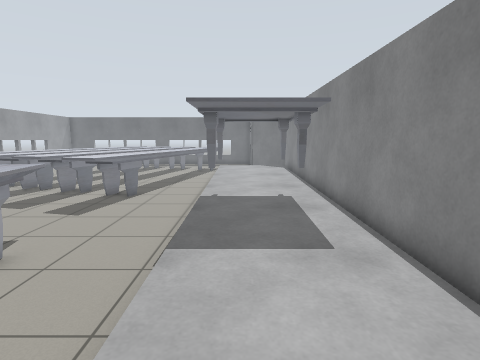
view 1 (above)

21 first-person views from a walk through a robot-simulator world made for Gazebo. The camera is 1.2 m above the floor, tilts 8° down and sees 80° across. The floor is counted in squares, 0.5 m on a side. Each view is taken from the middle of a square. On the plan, view 1 faces up. The plan holds only what a view shows up to about 18 squares ahead; the rest is blank. Simple patterns stand in for the simulator's built-in surfaces.

view 2
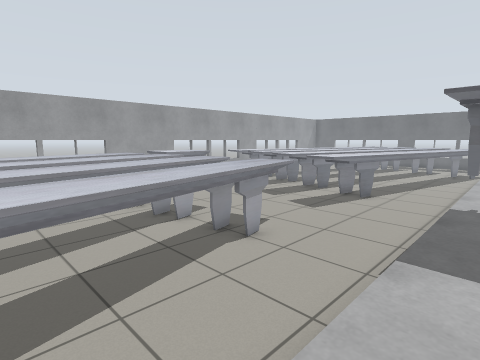

view 3
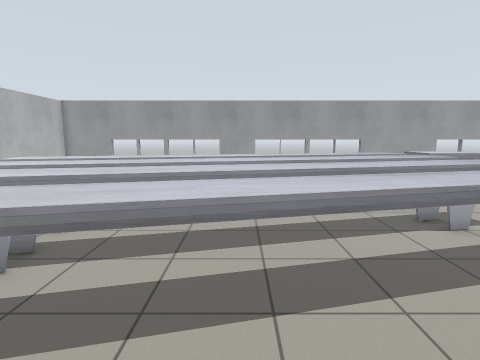

view 4
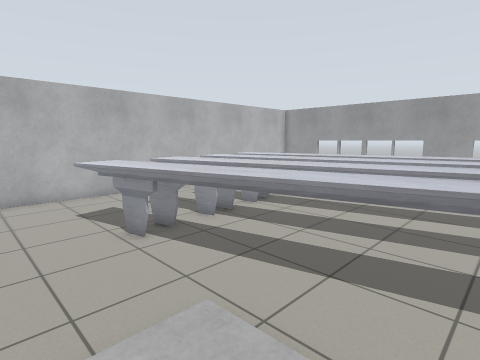

view 5
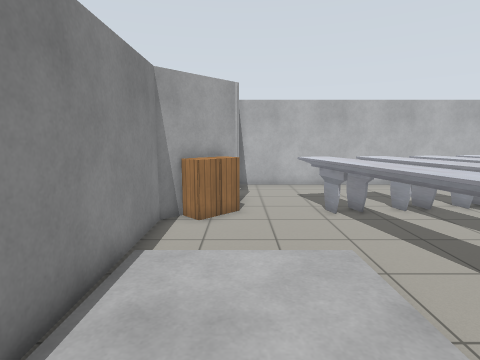

view 6
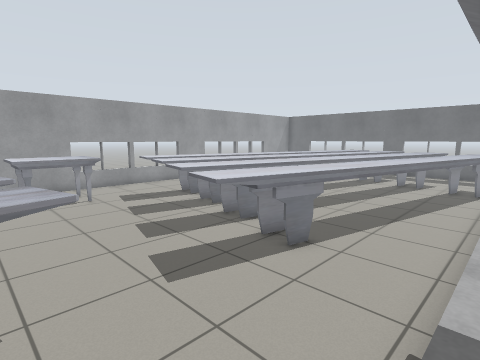

view 7
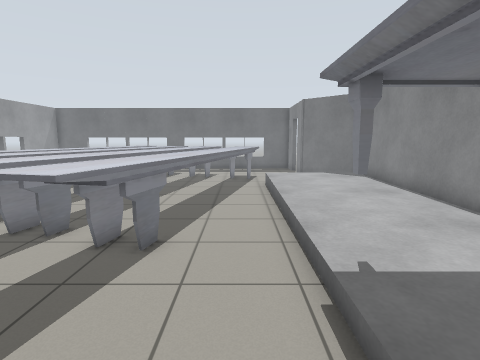

view 8
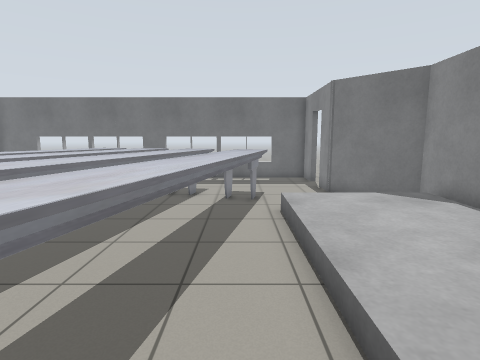

view 9
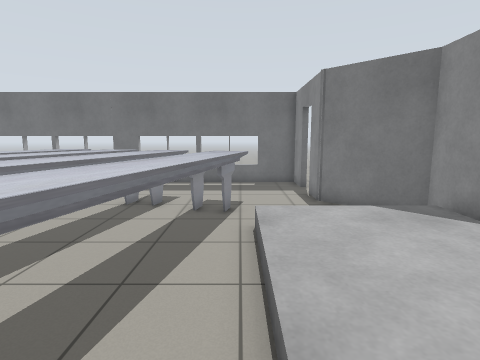

view 10
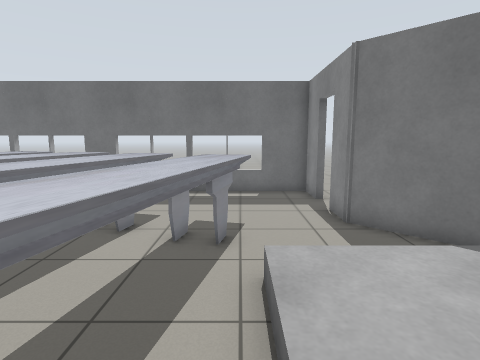

view 11
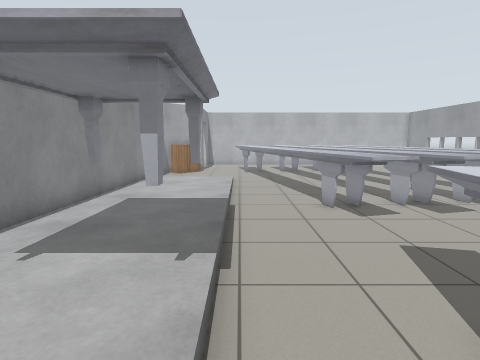

view 12
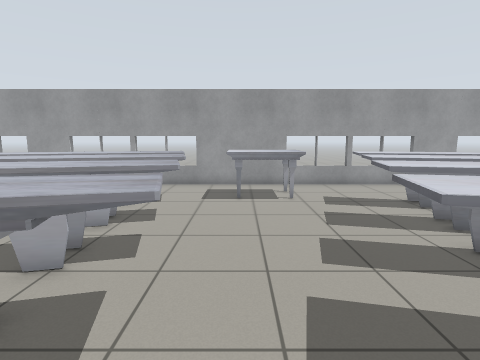

view 13
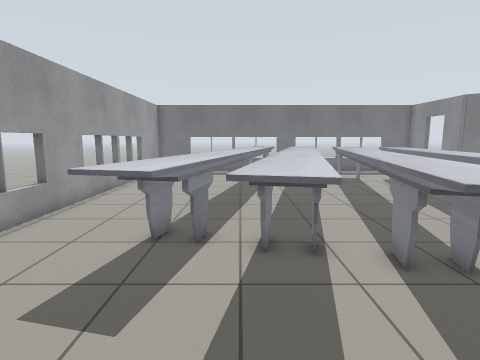

view 14
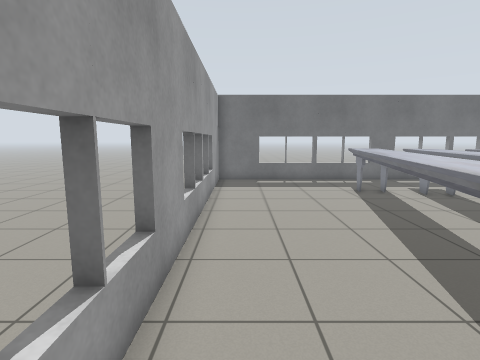

view 15
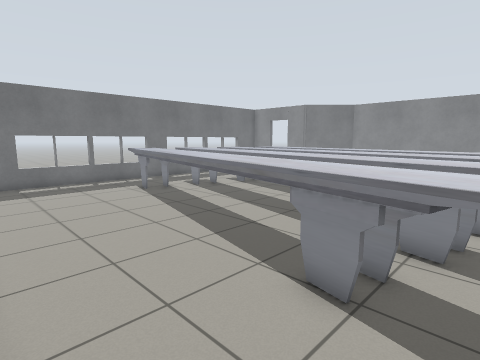

view 16
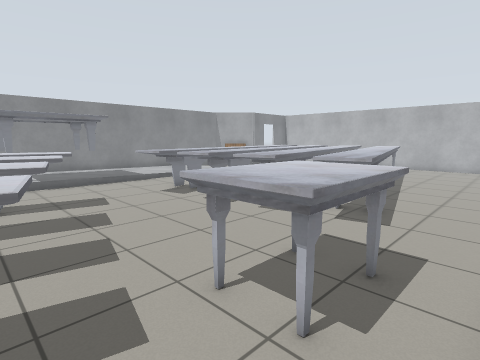

view 17
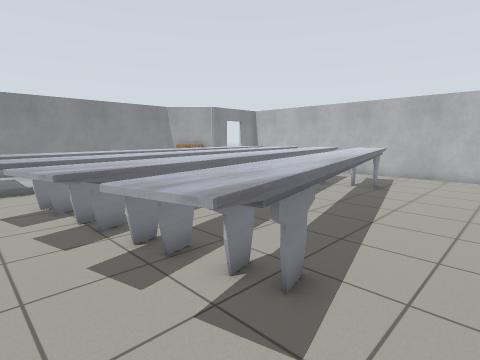

view 18
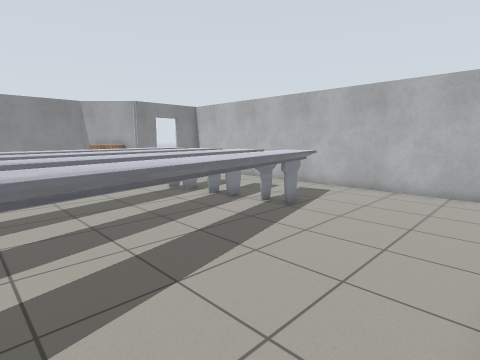

view 19
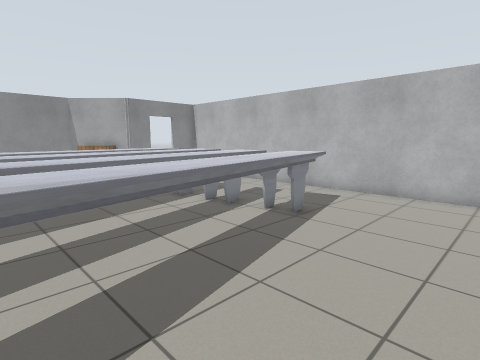

view 20
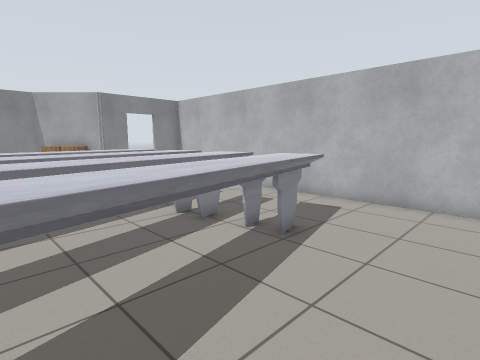

view 21
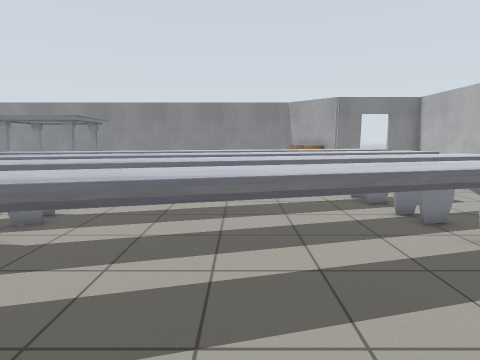

### Floor plan
Key: @ floor where view 1 was taken; # wall or solid block; . main floor; : floor 0.25 m higher than the main floor; D open door; = window, fence, low wall or low ledge; T table; M marble table; C cabinet.
Columns run from 20 left of view 1 to 4 right of it. Each row starts with its distance up from view 1.
 31  ####====#=##===#==###.
 30  #.......T...........#.
 29  #.......TT.TT.......D
 28  #.......TT.TTTT.....D
 27  =.......TTTTTTT.TT..#
 26  #......TTTTT.TT.TT..##
 25  =......TT.TTTTT.TT...##
 24  #......TTTTTTTTTT.....##
 23 .=......TTTTTTTTTT......#
 22 .=.....TTTTTTTT.TT.:::::#
 21 .=.....TT TTTTTTTT.:::::#
 20 .#.....TTTTTTTTTT..:::::#
 19 .#.....TTTTTTTTTT..:::::#
 18 .#....TTTTTTTT.TT..:::::#
 17 .=....TTTTT.TTTTT..:::::#
 16  =....TTTTTTTTTTT..:::::#
 15  #....TTTTTTTTTT...:::::#
 14  =...TTTTT.TT.TT........#
 13  =......TT.TTTTT...MMM .#
 12  =.........TTTTT...MMMM.#
 11  #..TT.......TT....MMMM.#
 10  #..TT.............MMMM.#
  9  #..TT.............MMMM.#
  8  #.........T.TT....MMMM.#
  7  #....T.TTTTTTT.........#
  6  =...TT.TTTTTTTT........#
  5  =...TT.TTTTT.TT........#
  4  = ...TTTTTTTTTT........#
  3  # ...TTTTTTTTTT........#
  2  =....TT.TTTTTTTT.......#
  1  = ...TTTTTTTT.TT.......#
  0  # ....TTTTTTTTTT...@...#
 -1  # ....TTTTTTTTTT.......#
 -2  #.....TT.TTTTTTTT......#
 -3  =.....TTTTT.TT.TT......#
 -4  =......TTTTTTTTTT......#
 -5  =......TTTTTTTTTT....C##
 -6  # .....TT.TTTTT.TT..CC
 -7  = .....TTTTT.TT.TT..#
 -8  = ......TTTTTTT.TT..#
 -9  # ......TT.TT.......D
-10  # ..................D
-11  # ..................#
-12   ####################

Where each view was taken, in squares from view 1:
view 1: 0 up, 0 right, facing up
view 2: 0 up, 0 right, facing up-left
view 3: 1 down, 0 right, facing left
view 4: 2 up, 1 right, facing down-left
view 5: 5 up, 1 right, facing down
view 6: 7 up, 1 left, facing up-left
view 7: 7 up, 3 left, facing up
view 8: 13 up, 3 left, facing up
view 9: 15 up, 2 left, facing up
view 10: 18 up, 2 left, facing up
view 11: 16 up, 2 left, facing down
view 12: 9 up, 3 left, facing left
view 13: 9 up, 12 left, facing up
view 14: 14 up, 17 left, facing up
view 15: 14 up, 18 left, facing up-right
view 16: 14 up, 18 left, facing down-right
view 17: 8 up, 17 left, facing down-right
view 18: 2 up, 18 left, facing down-right
view 19: 1 up, 17 left, facing down-right
view 20: 1 down, 16 left, facing down-right
view 21: 1 down, 17 left, facing right
